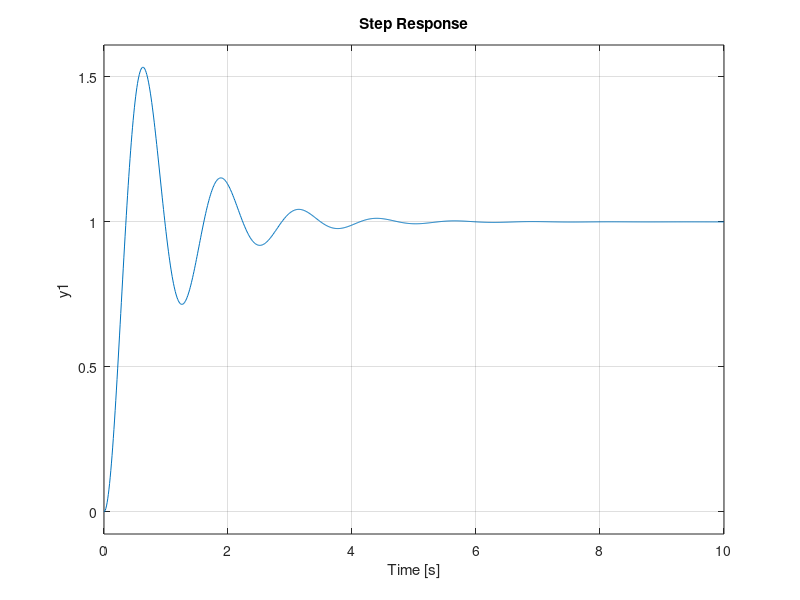
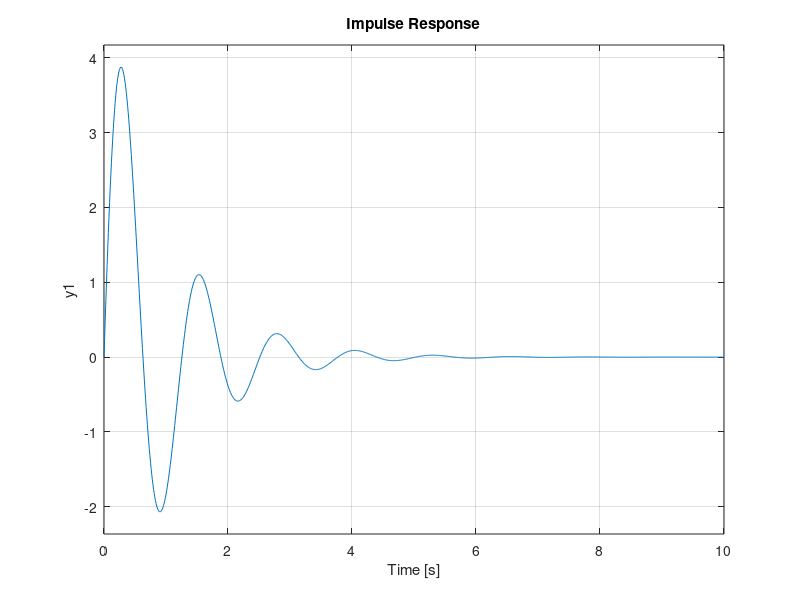

Reproduce these figures in MATLAB, in order. (Note: this script raises an error after producing the figures.)
clc;
clear all;
close all;
num=26;
den=[1 2 26];
sys=tf(num,den)
roots(den) % poles of the system
t=0:0.01:10; % response time vector
step(sys,t); % step response of the system with plot
grid on;
figure;
impulse(sys,t); % impulse response of the system with plot
grid on;
stepinfo(sys) % step response information
[u,t1]=gensig('square',6); % generate square wave
figure;
lsimplot(sys,u,t1) % plot the response of LTI system for the specified input u
